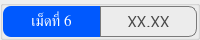
                  <widget class="QGroupBox" name="thickness_summary_group_6">
                   <property name="minimumSize">
                    <size>
                     <width>0</width>
                     <height>40</height>
                    </size>
                   </property>
                   <property name="maximumSize">
                    <size>
                     <width>16777215</width>
                     <height>40</height>
                    </size>
                   </property>
                   <property name="styleSheet">
                    <string notr="true">color: rgb(255, 255, 255);</string>
                   </property>
                   <layout class="QHBoxLayout" name="horizontalLayout_48">
                    <property name="spacing">
                     <number>0</number>
                    </property>
                    <property name="leftMargin">
                     <number>0</number>
                    </property>
                    <property name="topMargin">
                     <number>0</number>
                    </property>
                    <property name="rightMargin">
                     <number>0</number>
                    </property>
                    <property name="bottomMargin">
                     <number>0</number>
                    </property>
                    <item>
                     <widget class="QLabel" name="thickness_summary_title_6">
                      <property name="minimumSize">
                       <size>
                        <width>55</width>
                        <height>0</height>
                       </size>
                      </property>
                      <property name="font">
                       <font>
                        <family>Kanit</family>
                        <pointsize>11</pointsize>
                        <italic>false</italic>
                        <bold>false</bold>
                        <underline>false</underline>
                        <strikeout>false</strikeout>
                       </font>
                      </property>
                      <property name="styleSheet">
                       <string notr="true">background-color: #0059fe;
border-top-left-radius: 8px;
border-bottom-left-radius: 8px;</string>
                      </property>
                      <property name="text">
                       <string>เม็ดที่ 6</string>
                      </property>
                      <property name="alignment">
                       <set>Qt::AlignmentFlag::AlignCenter</set>
                      </property>
                     </widget>
                    </item>
                    <item>
                     <widget class="QFrame" name="thickness_summary_frame_6">
                      <property name="styleSheet">
                       <string notr="true">border: solid;
border-width: 1px;
border-color: rgb(121, 121, 121);
border-top-right-radius: 8px;
border-bottom-right-radius: 8px;</string>
                      </property>
                      <property name="frameShape">
                       <enum>QFrame::Shape::StyledPanel</enum>
                      </property>
                      <property name="frameShadow">
                       <enum>QFrame::Shadow::Raised</enum>
                      </property>
                      <layout class="QHBoxLayout" name="horizontalLayout_49">
                       <item>
                        <widget class="QLabel" name="thickness_summary_6">
                         <property name="font">
                          <font>
                           <family>Kanit</family>
                           <pointsize>12</pointsize>
                          </font>
                         </property>
                         <property name="styleSheet">
                          <string notr="true">border: none;
color: rgb(72, 72, 72);</string>
                         </property>
                         <property name="text">
                          <string>XX.XX</string>
                         </property>
                         <property name="alignment">
                          <set>Qt::AlignmentFlag::AlignCenter</set>
                         </property>
                        </widget>
                       </item>
                      </layout>
                     </widget>
                    </item>
                   </layout>
                  </widget>
